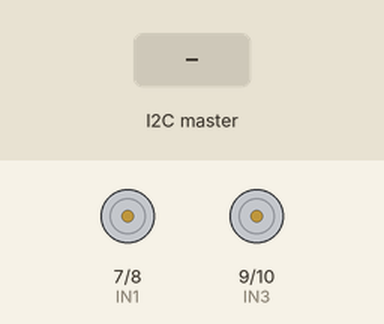
Recording of a sketch running on a simulated Arduino Uno, built with avr-gcc and run on an emulated ATmega328P. On the bench: motor-driver pin pairs drawn as motors (green arrow = first pin HIGH = forward, orange = second pin HIGH = backward, longer = more drive, scaled by the enable pin). Inputs (shaded band) come from the test bench.

Above: at 1.2 s.
1.3 s: the I2C master sends "F"
At 1.8 s:
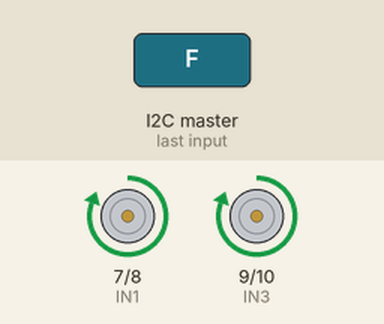
2.8 s: the I2C master sends "B"
At 4.0 s:
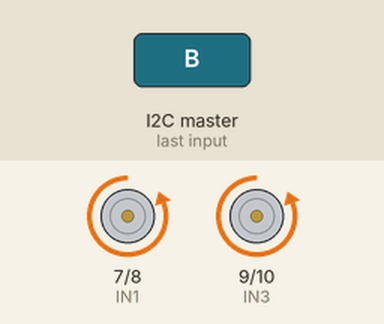
4.3 s: the I2C master sends "L"
At 5.3 s:
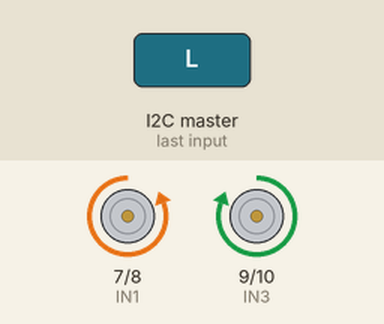
5.8 s: the I2C master sends "R"
At 6.4 s:
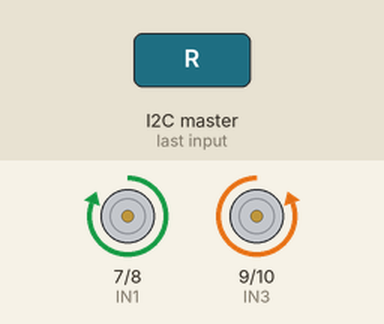
7.3 s: the I2C master sends the byte 1
At 7.6 s:
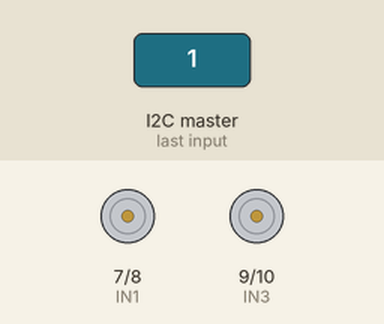
Timing chart, 0 to 9.8 s (numbered marks = the images above; inputs shaded):
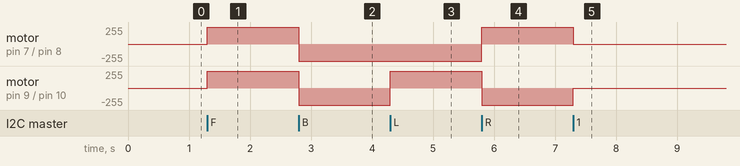

The sketch:

uno_pms_motor.ino
```cpp
/*
  Arduino UNO code - Amphibian Drone
  - Reads PM1.0, PM2.5, PM10 from the PMS7003 sensor (UART, 9600 baud)
  - Acts as I2C slave (address 0x08) for the ESP32
  - Sends the 3 PM values to the ESP32 as 6 bytes (big-endian)
  - Receives ground motor commands from the ESP32 and drives the L293D

  Wiring (from project report):
    PMS7003 TX -> UNO D2   (RX of PMS7003 not connected)
    L293D: ENA=D5, IN1=D7, IN2=D8, ENB=D6, IN3=D9, IN4=D10
    I2C: UNO SDA (A4) / SCL (A5) to ESP32 through a level shifter
*/

#include <Wire.h>
#include <SoftwareSerial.h>

#define I2C_ADDRESS 0x08

// PMS7003 on software serial: RX = D2, TX = D3
SoftwareSerial pmsSerial(2, 3);

// L293D motor driver pins
const int ENA = 5;
const int IN1 = 7;
const int IN2 = 8;
const int ENB = 6;
const int IN3 = 9;
const int IN4 = 10;

// Latest pollution values (updated in loop, sent in requestEvent)
volatile uint16_t pm1_0 = 0;
volatile uint16_t pm2_5 = 0;
volatile uint16_t pm10  = 0;

// Motor command received from ESP32
volatile char    pendingCommand = 'S';
volatile uint8_t pendingSpeed   = 0;
volatile bool    newCommand     = false;

// PMS7003 frame buffer (32 bytes)
uint8_t buffer[32];
uint8_t bufferIndex = 0;

void setup() {
  Wire.begin(I2C_ADDRESS);
  Wire.onReceive(receiveEvent);
  Wire.onRequest(requestEvent);

  pmsSerial.begin(9600);

  pinMode(ENA, OUTPUT);
  pinMode(IN1, OUTPUT);
  pinMode(IN2, OUTPUT);
  pinMode(ENB, OUTPUT);
  pinMode(IN3, OUTPUT);
  pinMode(IN4, OUTPUT);

  stopMotors();
}

void loop() {
  readPms7003();

  if (newCommand) {
    char cmd;
    uint8_t spd;
    noInterrupts();
    cmd = pendingCommand;
    spd = pendingSpeed;
    newCommand = false;
    interrupts();
    runCommand(cmd, spd);
  }
}

// ---------- PMS7003 reading ----------

void readPms7003() {
  while (pmsSerial.available()) {
    uint8_t b = pmsSerial.read();

    // Wait for the frame header 0x42 0x4D
    if (bufferIndex == 0 && b != 0x42) continue;
    if (bufferIndex == 1 && b != 0x4D) {
      bufferIndex = 0;
      continue;
    }

    buffer[bufferIndex++] = b;

    // A full frame is 32 bytes
    if (bufferIndex == 32) {
      bufferIndex = 0;
      checkFrame();
    }
  }
}

void checkFrame() {
  // Checksum = sum of the first 30 bytes
  uint16_t checksum = 0;
  for (int i = 0; i < 30; i++) {
    checksum += buffer[i];
  }
  uint16_t receivedChecksum = ((uint16_t)buffer[30] << 8) | buffer[31];

  if (checksum == receivedChecksum) {
    uint16_t a = ((uint16_t)buffer[10] << 8) | buffer[11];  // PM1.0
    uint16_t b = ((uint16_t)buffer[12] << 8) | buffer[13];  // PM2.5
    uint16_t c = ((uint16_t)buffer[14] << 8) | buffer[15];  // PM10

    noInterrupts();
    pm1_0 = a;
    pm2_5 = b;
    pm10  = c;
    interrupts();
  }
}

// ---------- I2C ----------

// ESP32 asks for data: send 6 bytes, high byte first
void requestEvent() {
  Wire.write(highByte(pm1_0));
  Wire.write(lowByte(pm1_0));
  Wire.write(highByte(pm2_5));
  Wire.write(lowByte(pm2_5));
  Wire.write(highByte(pm10));
  Wire.write(lowByte(pm10));
}

// ESP32 sends a motor command: 1st byte = letter, 2nd byte = speed (0-255)
void receiveEvent(int howMany) {
  if (howMany < 1) return;

  char cmd = (char)Wire.read();
  uint8_t spd = 255;               // default speed if none is sent
  if (Wire.available()) {
    spd = Wire.read();
  }
  while (Wire.available()) Wire.read();   // clear anything extra

  pendingCommand = cmd;
  pendingSpeed = spd;
  newCommand = true;
}

// ---------- Motor control ----------

void runCommand(char cmd, uint8_t spd) {
  if (cmd == 'F') {
    forward(spd);
  } else if (cmd == 'B') {
    backward(spd);
  } else if (cmd == 'L') {
    turnLeft(spd);
  } else if (cmd == 'R') {
    turnRight(spd);
  } else {
    stopMotors();   // 'S' or anything else
  }
}

void forward(uint8_t spd) {
  digitalWrite(IN1, HIGH); digitalWrite(IN2, LOW);
  digitalWrite(IN3, HIGH); digitalWrite(IN4, LOW);
  analogWrite(ENA, spd);
  analogWrite(ENB, spd);
}

void backward(uint8_t spd) {
  digitalWrite(IN1, LOW); digitalWrite(IN2, HIGH);
  digitalWrite(IN3, LOW); digitalWrite(IN4, HIGH);
  analogWrite(ENA, spd);
  analogWrite(ENB, spd);
}

// Motors turn in opposite directions.
// If left and right are swapped on your robot, swap turnLeft and turnRight.
void turnLeft(uint8_t spd) {
  digitalWrite(IN1, LOW);  digitalWrite(IN2, HIGH);
  digitalWrite(IN3, HIGH); digitalWrite(IN4, LOW);
  analogWrite(ENA, spd);
  analogWrite(ENB, spd);
}

void turnRight(uint8_t spd) {
  digitalWrite(IN1, HIGH); digitalWrite(IN2, LOW);
  digitalWrite(IN3, LOW);  digitalWrite(IN4, HIGH);
  analogWrite(ENA, spd);
  analogWrite(ENB, spd);
}

void stopMotors() {
  digitalWrite(IN1, LOW); digitalWrite(IN2, LOW);
  digitalWrite(IN3, LOW); digitalWrite(IN4, LOW);
  analogWrite(ENA, 0);
  analogWrite(ENB, 0);
}
```

Measured:
- after the input at 1.3 s, motor on pin 7 (IN1) / pin 8 (IN2), motor on pin 9 (IN3) / pin 10 (IN4): stopped → forward 255/255 at once
- after the input at 2.8 s, motor on pin 7 (IN1) / pin 8 (IN2), motor on pin 9 (IN3) / pin 10 (IN4): forward 255/255 → backward 255/255 at once
- after the input at 4.3 s, motor on pin 9 (IN3) / pin 10 (IN4): backward 255/255 → forward 255/255 at once
- after the input at 5.8 s, motor on pin 7 (IN1) / pin 8 (IN2): backward 255/255 → forward 255/255 at once; motor on pin 9 (IN3) / pin 10 (IN4): forward 255/255 → backward 255/255 at once
- after the input at 7.3 s, motor on pin 7 (IN1) / pin 8 (IN2): forward 255/255 → stopped at once; motor on pin 9 (IN3) / pin 10 (IN4): backward 255/255 → stopped at once
